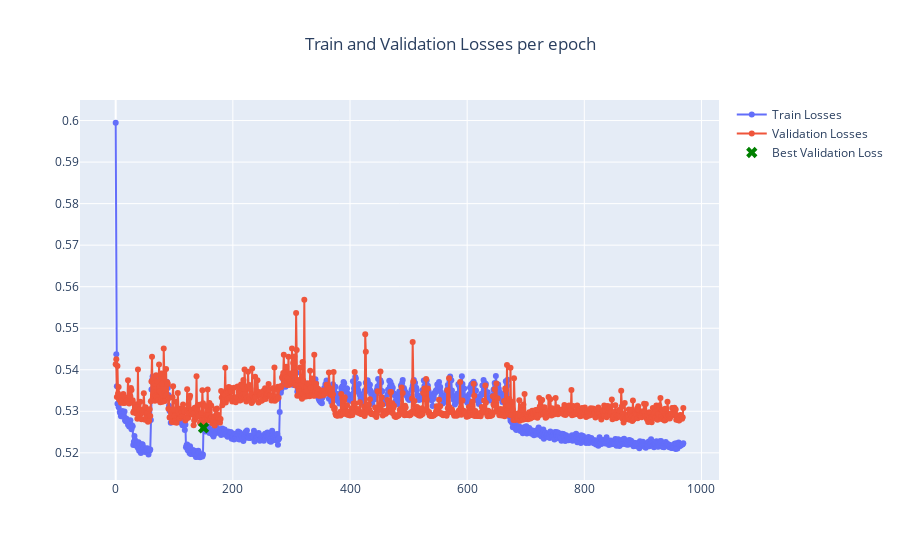

Source (notebook cell):
### Code cell
from utils.interactive import plot_interactive_epoch_losses
plot_interactive_epoch_losses(trn_epoch_losses, val_epoch_losses)

### Figure 1 — Plotly figure (JSON) as saved in the notebook; plotly's stock layout.template omitted (floating-point values rounded to 4 significant figures; data arrays with more than 128 entries replaced by an {"elided": "..."} marker saying what was removed)
{"data": [{"mode": "lines+markers", "name": "Train Losses", "type": "scatter", "y": {"elided": "970 float values"}}, {"mode": "lines+markers", "name": "Validation Losses", "type": "scatter", "y": {"elided": "970 float values"}}, {"marker": {"color": "green", "size": 10, "symbol": "x"}, "mode": "markers", "name": "Best Validation Loss", "type": "scatter", "x": [150], "y": [0.526]}], "layout": {"title": {"text": "Train and Validation Losses per epoch", "x": 0.5}}}
